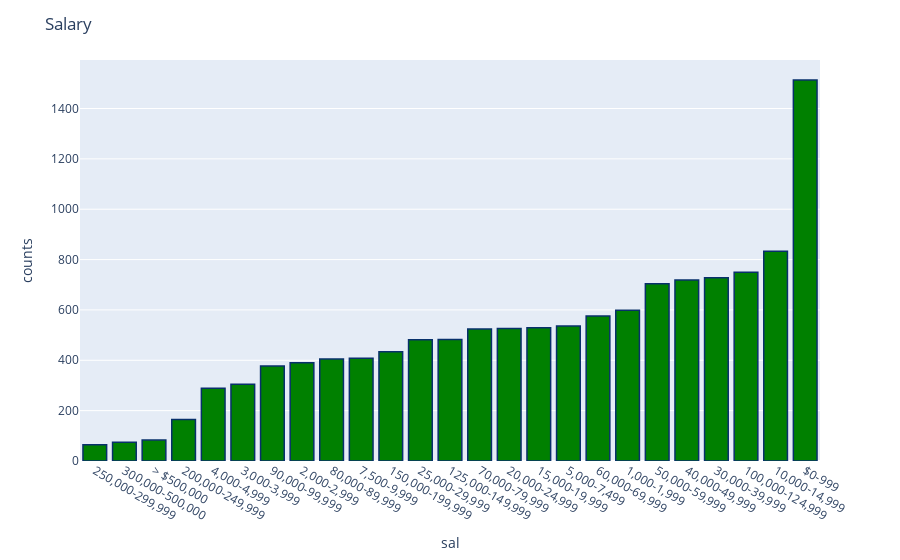

The cell this chart's notebook holds for it:
### Code cell
#Salary
sal_count= pd.DataFrame({'sal':df["salary"].value_counts().index, 'counts':df["salary"].value_counts().values}).sort_values("counts")
fig = px.bar(sal_count, x='sal', y='counts')
fig.update_traces(marker_color="green",marker_line_color='rgb(8,48,107)',
                  marker_line_width=1.5)
fig.update_layout(title_text='Salary')
# py.plot(fig)
fig.show()

### Figure 1 — Plotly figure (JSON) as saved in the notebook; plotly's stock layout.template omitted (floating-point values rounded to 4 significant figures)
{"data": [{"alignmentgroup": "True", "hovertemplate": "sal=%{x}<br>counts=%{y}<extra></extra>", "legendgroup": "", "marker": {"color": "green", "line": {"color": "rgb(8,48,107)", "width": 1.5}}, "name": "", "offsetgroup": "", "orientation": "v", "showlegend": false, "textposition": "auto", "type": "bar", "x": ["250,000-299,999", "300,000-500,000", "> $500,000", "200,000-249,999", "4,000-4,999", "3,000-3,999", "90,000-99,999", "2,000-2,999", "80,000-89,999", "7,500-9,999", "150,000-199,999", "25,000-29,999", "125,000-149,999", "70,000-79,999", "20,000-24,999", "15,000-19,999", "5,000-7,499", "60,000-69,999", "1,000-1,999", "50,000-59,999", "40,000-49,999", "30,000-39,999", "100,000-124,999", "10,000-14,999", "$0-999"], "xaxis": "x", "y": [65, 74, 83, 165, 289, 305, 377, 390, 405, 408, 434, 482, 483, 524, 526, 529, 536, 576, 599, 704, 719, 728, 750, 833, 1513], "yaxis": "y"}], "layout": {"barmode": "relative", "legend": {"tracegroupgap": 0}, "margin": {"t": 60}, "title": {"text": "Salary"}, "xaxis": {"anchor": "y", "domain": [0, 1], "title": {"text": "sal"}}, "yaxis": {"anchor": "x", "domain": [0, 1], "title": {"text": "counts"}}}}
